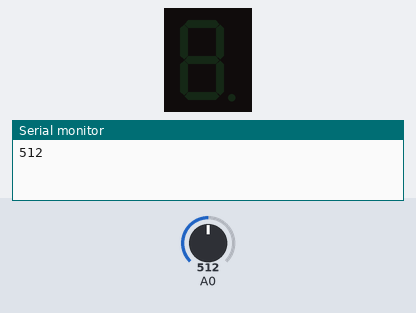
A sketch run on a simulated Arduino Uno, built with avr-gcc and run on an emulated ATmega328P. On the bench: 1-digit seven-segment display, the last lines printed to the serial monitor. Wiring (inferred from the names in the program): 1-digit 7-segment display, segments lit when HIGH: segments pin 8, pin 9, pin 11, pin 12, pin 13, pin 7, pin 6, pin 10. Inputs (shaded band) come from the test bench; at power-on: A0 = 512. The segment pins are drawn as the display they are named for.

Above: at 0.1 s.
At 1.6 s:
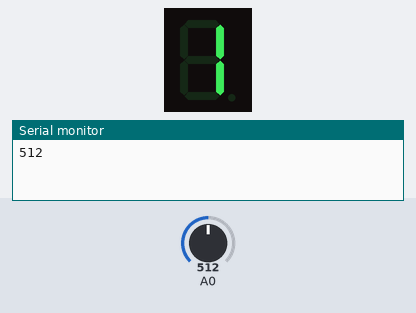
At 3.6 s:
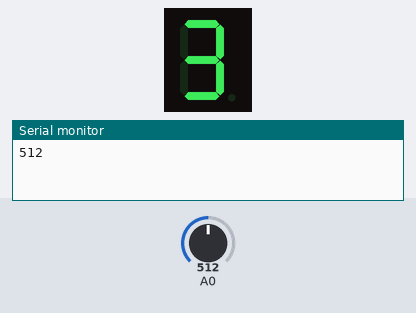
At 6.6 s:
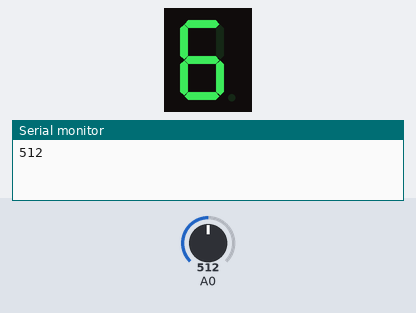
At 9.6 s:
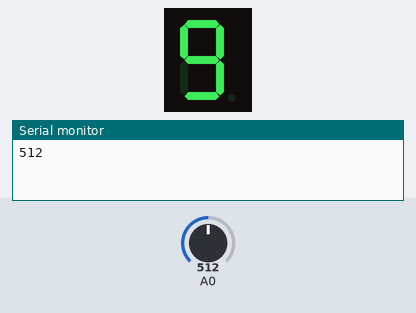
At 13.1 s:
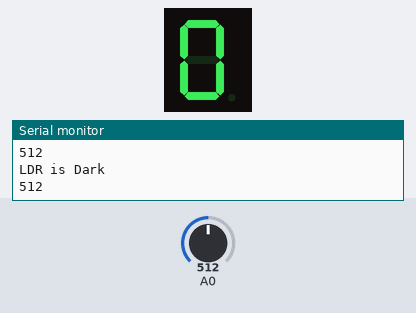

The sketch:

7_Segment_Display.ino
```cpp
int E = 13;
int D = 12;
int C = 11;
int DP = 10;
int B = 9;
int A = 8;
int F = 7;
int G = 6;
const int ldr = A0;
void setup() {
  for(int i = 6; i <=13; i++)
  {
    pinMode(i, OUTPUT);
  }
  atteindre();
  pinMode(0, OUTPUT);
  Serial.begin(9600);
}

void loop() {
  int ldrstatus = analogRead(0);
  Serial.println(ldrstatus);
  delay(500);
  if(ldrstatus < 1000)
  {
    affiche();
    Serial.println("LDR is Dark");
  }
  else
  {
    atteindre();
    Serial.println("------------------");
  }

}

// Affiche number of 0 to 9
void affiche()
{
  // Affiche 0
  allumer();
  digitalWrite(G, LOW);
  delay(1000);

  atteindre();

  // Afiche 1
  digitalWrite(B, HIGH);
  digitalWrite(C, HIGH);
  delay(1000);

  atteindre();

  // Afiche 2
  allumer();
  digitalWrite(C, LOW);
  digitalWrite(F, LOW);
  delay(1000);

  atteindre();

  // Afiche 3
  allumer();
  digitalWrite(E, LOW);
  digitalWrite(F, LOW);
  delay(1000);

  // Afiche 4
  digitalWrite(A, LOW);
  digitalWrite(D, LOW);
  digitalWrite(F, HIGH);
  delay(1000);

  atteindre();

  // Afiche 5
  allumer();
  digitalWrite(B, LOW);
  digitalWrite(E, LOW);
  delay(1000);

  // Afiche 6
  digitalWrite(B, LOW);
  digitalWrite(E, HIGH);
  delay(1000);

  atteindre();

  // Afiche 7
  digitalWrite(A, HIGH);
  digitalWrite(B, HIGH);
  digitalWrite(C, HIGH);
  delay(1000);

  atteindre();

  // Afiche 8
  allumer();
  delay(1000);

  // Afiche 9
  digitalWrite(E, LOW);
  delay(1000);

  atteindre();
  delay(2000);
}

// Atteindre tout les led
void atteindre()
{
  for(int i = 6; i <=13; i++)
  {
    digitalWrite(i, LOW);
  }
}

// Allumer tout les led
void allumer()
{
  for(int i = 6; i <=13; i++)
  {
    digitalWrite(i, HIGH);
  }
  digitalWrite(DP, LOW);
}
```

Measured:
- by itself, everything shown: repeats every 12.5 s, in 11 steps
- what the display in image 1 shows lasts 1.0 s, from 1.5 s to 2.5 s
